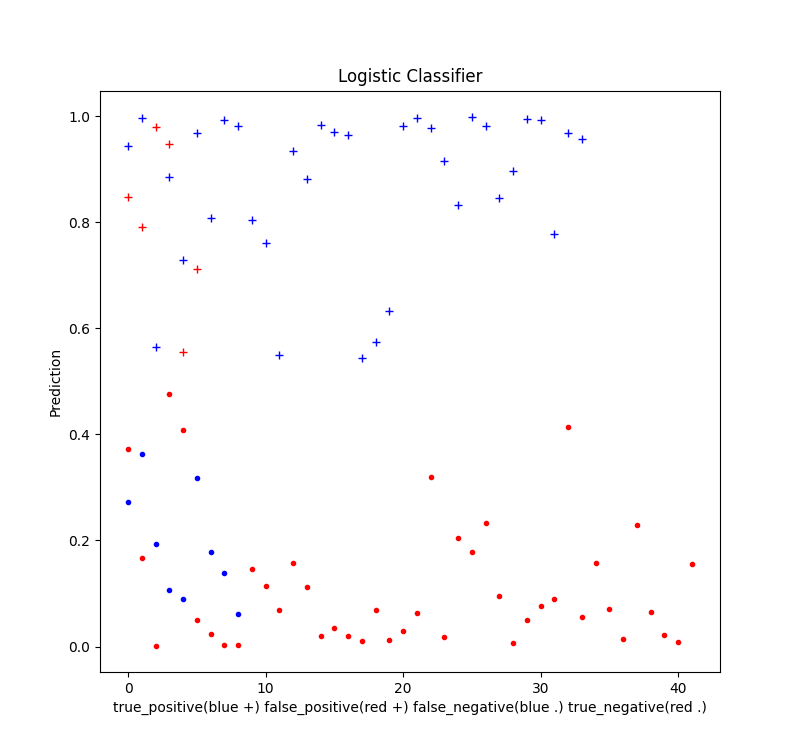

The Python source for this figure:
import random as rd
import numpy
import matplotlib.pyplot as plt
import pandas
from math import sqrt

def expected_value(features_matrix, final_mat):
	exp_value = numpy.dot(features_matrix, final_mat)
	exp_value = 1/(1 + numpy.exp(-exp_value))
	return exp_value

def feature_derivative(errors, feature):
	derivative = numpy.sum(errors*feature)
	return derivative


def miniBGDA(features_matrix, output, alpha, epsilon, max_iter, initial_weights, size, reg):
	converge = False
	weights = initial_weights
	m = features_matrix.shape[0]
	itr = 0

	J = (abs(expected_value(features_matrix, weights) - output)).sum()
	arr = []
	half = int(size/2)
	while not converge:
		k = rd.randint(half, (m-half))
		prediction = expected_value(features_matrix[(k-half):(k+half)], weights)
		errors = prediction - output[(k-half):(k+half)]

		grad = numpy.zeros(len(weights))

		for i in range(len(weights)):
			derivative = feature_derivative(errors, features_matrix[(k-half):(k+half), i])
			grad[i] = (1.0/m)*derivative

		temp = numpy.zeros(len(weights))

		for i in range(len(weights)):
			temp[i] = (1 - (alpha*reg)/m)*weights[i] - alpha*grad[i]

		for i in range(len(weights)):
			weights[i] = temp[i]

		e = (abs(expected_value(features_matrix[(k-half):(k+half)], weights) - output[k])).sum()
		arr.append(e)
		if abs(J-e) <= epsilon:
			print("Converged, iteration :", itr)
			converge = True

		J = e
		itr += 1
		#print(J)

		if itr == max_iter:
			print("Max limit exceeded !")
			converge = True
	vec = numpy.array(arr)
	return(weights, vec)

def get_np_data(data_frame, features, output):
	data_frame['constant'] = 1 #adding a constant column
	features = ['constant'] + features #adding constant feature
	#selecting the columns related to features
	df_features = data_frame[features]
	#converting it to numpy matrix
	features_matrix = df_features.to_numpy()
	#now the output
	out = data_frame[output]
	out_arr = out.to_numpy()
	return (features_matrix, out_arr)


def scaling(features_matrix):
	m = features_matrix.shape[0]
	for i in range(len(features_matrix[0])) :
		if i == 0:
			continue
		feature = features_matrix[:, i]
		avg = feature.mean()
		vari = sqrt((1/m)*((feature - avg)**2).sum())
		features_matrix[:, i] = (feature - avg)/vari

	return features_matrix

def compute(exp_output_sc, test_output):
	true_positive, false_positive, false_negative, true_negative = [], [], [], []
	for i in range(len(test_output)):
		if exp_output_sc[i] > 0.5 and test_output[i] == 1:
			true_positive.append(exp_output_sc[i])
		elif exp_output_sc[i] > 0.5 and test_output[i] == 0:
			false_positive.append(exp_output_sc[i])
		elif exp_output_sc[i] <= 0.5 and test_output[i] == 1:
			false_negative.append(exp_output_sc[i])
		else:
			true_negative.append(exp_output_sc[i])
	true_positive, false_positive = numpy.array(true_positive), numpy.array(false_positive)
	false_negative, true_negative = numpy.array(false_negative), numpy.array(true_negative)
	return (true_positive, false_positive, false_negative, true_negative)

df = pandas.read_csv("Cleveland_heart_disease_data.csv")

train, test = df[:round(len(df)*0.7)], df[round(len(df)*0.7):]
figure, axis = plt.subplots(1, 1)

#modeling data
features_matrix, output = get_np_data(train, ['age', 'sex', 'cp', 'trestbps', 'chol', 'fbs', 'restecg', 'thalach', 'exang', 'oldpeak', 'slope', 'ca', 'thal'], 'num')
test_features, test_output = get_np_data(test, ['age', 'sex', 'cp', 'trestbps', 'chol', 'fbs', 'restecg', 'thalach', 'exang', 'oldpeak', 'slope', 'ca', 'thal'], 'num')

alpha = 1e-3
epsilon = 4e-9
max_iter = 2e6
size = 30 #mini batch
reg = 0.01

print("Mini Batch GDA ! Hence results may vary")
print("Adding regularization term of 0.01")
#after scaling
print("----------------------------------------------------------------------------")
print("After scaling")
features_matrix_sc = features_matrix
features_matrix_sc = scaling(features_matrix_sc)
initial_weights_sc = numpy.ones(len(features_matrix_sc[0]))
weights_sc, vec_sc = miniBGDA(features_matrix_sc, output, alpha, epsilon, max_iter, initial_weights_sc, size, reg)
print("weights :", weights_sc)

test_features_sc = test_features
test_features_sc = scaling(test_features_sc)

exp_output_sc = expected_value(test_features_sc, weights_sc)
err_sc = abs(exp_output_sc - test_output)
correct_sc = len(err_sc[err_sc <= 0.5])
acc_sc = correct_sc*100/len(err_sc)
print("Test accuracy(threshold = 0.5) :", round(acc_sc, 2),"%")

true_positive, false_positive, false_negative, true_negative = compute(exp_output_sc, test_output)

axis.plot(range(len(true_positive)), true_positive, 'b+', range(len(false_positive)), false_positive, 'r+', range(len(false_negative)), false_negative, 'b.', range(len(true_negative)), true_negative, 'r.')
axis.set_title("Logistic Classifier")
axis.set_xlabel('true_positive(blue +) false_positive(red +) false_negative(blue .) true_negative(red .)')
axis.set_ylabel('Prediction')

#plotting
figure.set_size_inches(8, 8)
plt.show()
